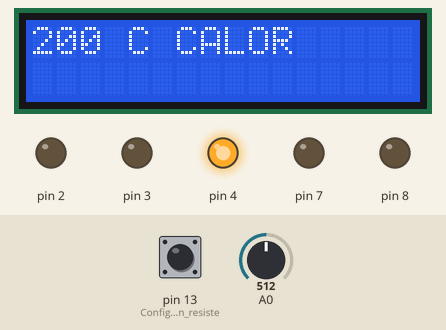
The sketch below on a simulated Arduino Uno, built with avr-gcc and run on an emulated ATmega328P. Parts: 16×2 character LCD, output pins drawn as LEDs (lit = HIGH). The test bench sets the inputs (shaded band); at power-on: A0 = 512, pin 13 (Configuración_con_resiste) HIGH. What the sketch prints to the serial monitor is not drawn.

Above: at 1.2 s.
1.3 s: A0 set to 190
At 2.5 s:
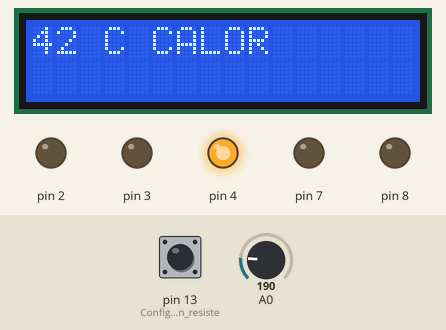
5.4 s: A0 set to 161
At 6.8 s:
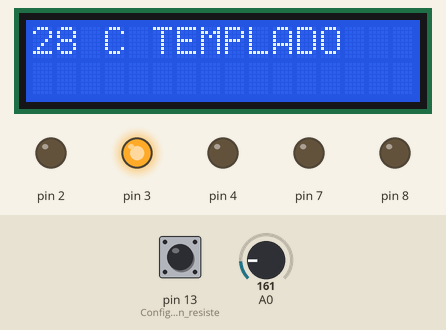
9.5 s: A0 set to 122
At 10.9 s:
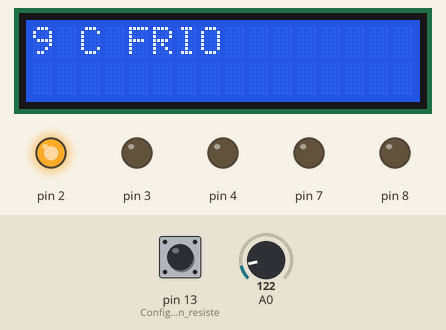
13.6 s: pin 13 (Configuración_con_resiste) pulled LOW for 1.2 s
At 14.9 s:
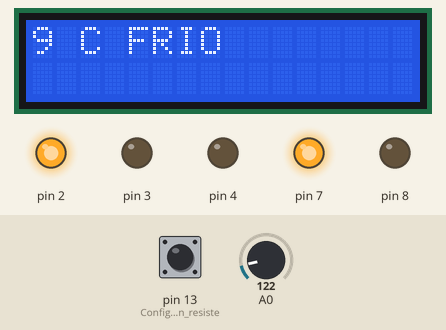
17.6 s: A0 set to 306
At 18.9 s:
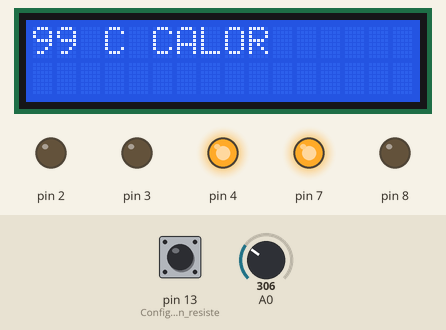
Timing chart, 0 to 20.6 s (numbered marks = the images above; inputs shaded):
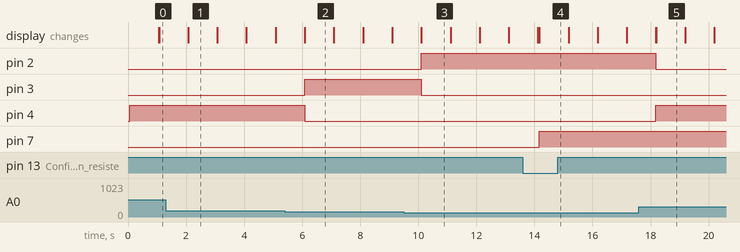

The sketch:

circuito__prototipo_v3_proyecto1.ino
```cpp
#include <LiquidCrystal.h>

LiquidCrystal lcd(5, 6, 9, 10, 11, 12);

float tempCap, volt, tempConv;
int tempFin;
int buttonState = 0;
int lastButtonState = HIGH; // Estado anterior del botón (asumimos pull-up, por lo que HIGH es el estado no presionado)
bool motorState = false;   // Estado del motor: false = apagado, true = encendido

void setup() {
  pinMode(A0, INPUT);
  pinMode(8, OUTPUT);
  pinMode(7, OUTPUT);
  pinMode(4, OUTPUT);
  pinMode(3, OUTPUT);
  pinMode(2, OUTPUT);
  pinMode(13, INPUT_PULLUP); // Configuración con resistencia de pull-up interna
  lcd.begin(16, 2);
  Serial.begin(9600);
}

void leerBoton() {
  buttonState = digitalRead(13);
  if (buttonState == LOW && lastButtonState == HIGH) { // Cambio de HIGH a LOW
    motorState = !motorState; // Alterna el estado del motor
    delay(50); // Anti-rebote
  }
  lastButtonState = buttonState; // Actualiza el estado anterior del botón
}

void controlMotor() {
  if (motorState) {
    digitalWrite(7, HIGH);  // Motor encendido
    digitalWrite(8, LOW);
  } else {
    digitalWrite(7, LOW);   // Motor apagado
    digitalWrite(8, LOW);
  }
}

void leerTemperatura() {
  tempCap = analogRead(A0);
  volt = tempCap * (5.0 / 1024.0);
  tempConv = (volt - 0.5) * 100;
  tempFin = tempConv;
}

void controlTemperatura() {
  if (tempFin <=27) {
    digitalWrite(3, LOW);  // LED templado apagado
    digitalWrite(2, HIGH);   // LED frío encendido
    digitalWrite(4, LOW);   // LED de calor apagado
    Serial.println("--- TEMPERATURA FRÍA --- ");
    lcd.print(tempFin);
    lcd.print(" C");
    lcd.print(" FRIO ");
    delay(1000);
  } else if (tempFin >= 28 && tempFin <= 33) {
    digitalWrite(4, LOW);  // LED de calor apagado
    digitalWrite(3, HIGH);   // LED templado encendido
    digitalWrite(2, LOW);   // LED frío apagado
    Serial.println("--- TEMPERATURA TEMPLADA --- ");
    lcd.print(tempFin);
    lcd.print(" C");
    lcd.print(" TEMPLADO ");
    delay(1000);
  } else if (tempFin > 33) {
    digitalWrite(4, HIGH);  // LED de calor encendido
    digitalWrite(3, LOW);   // LED templado apagado
    digitalWrite(2, LOW);   // LED frío apagado
    Serial.println("--- TEMPERATURA CALIENTE --- ");
    lcd.print(tempFin);
    lcd.print(" C");
    lcd.print(" CALOR ");

    delay(1000);
  }
}

void loop() {
  leerBoton();
  leerTemperatura();
  controlMotor();
  controlTemperatura();
  lcd.clear(); // Limpia la pantalla LCD para la próxima lectura
}
```

Measured:
- the behaviour switches between 173 and 172 on A0 (found by bisection; images 1 and 2)
- after the input at 1.3 s, the display: first differs from a run without the input after 0.77 s (image 1)
- after the input at 5.4 s, pin 3: LOW → HIGH after 0.69 s; pin 4: HIGH → LOW after 0.69 s; the display: first differs from a run without the input after 0.69 s (image 2)
- after the input at 9.5 s, pin 2: LOW → HIGH after 0.61 s; pin 3: HIGH → LOW after 0.61 s; the display: first differs from a run without the input after 0.61 s (image 3)
- after the input at 13.6 s, pin 7: LOW → HIGH after 0.57 s
- after the input at 17.6 s, pin 2: HIGH → LOW after 0.59 s; pin 4: LOW → HIGH after 0.59 s; the display: first differs from a run without the input after 0.59 s (image 5)
- what the display in image 1 shows lasts 1.0 s, from 2.1 s to 3.1 s
